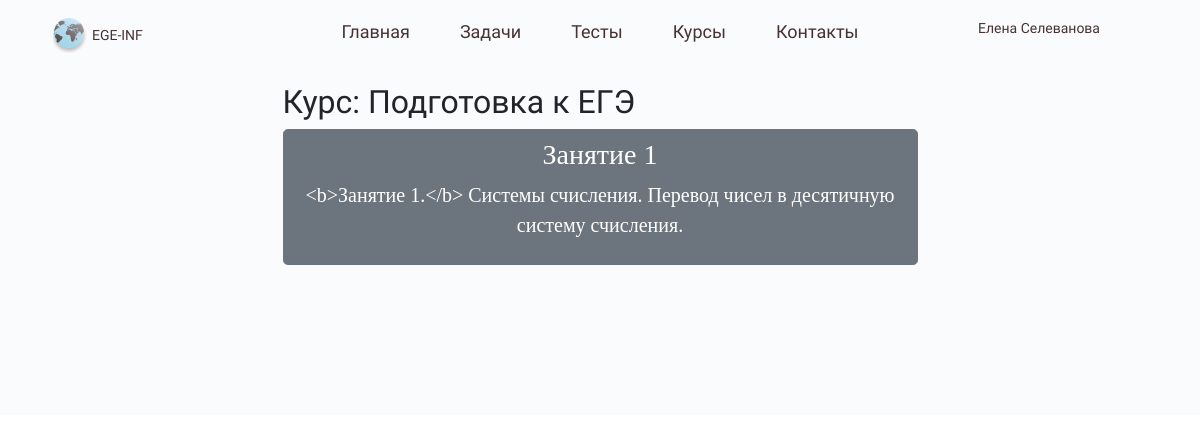
The page /catalog/course/ on the database as committed earlier.
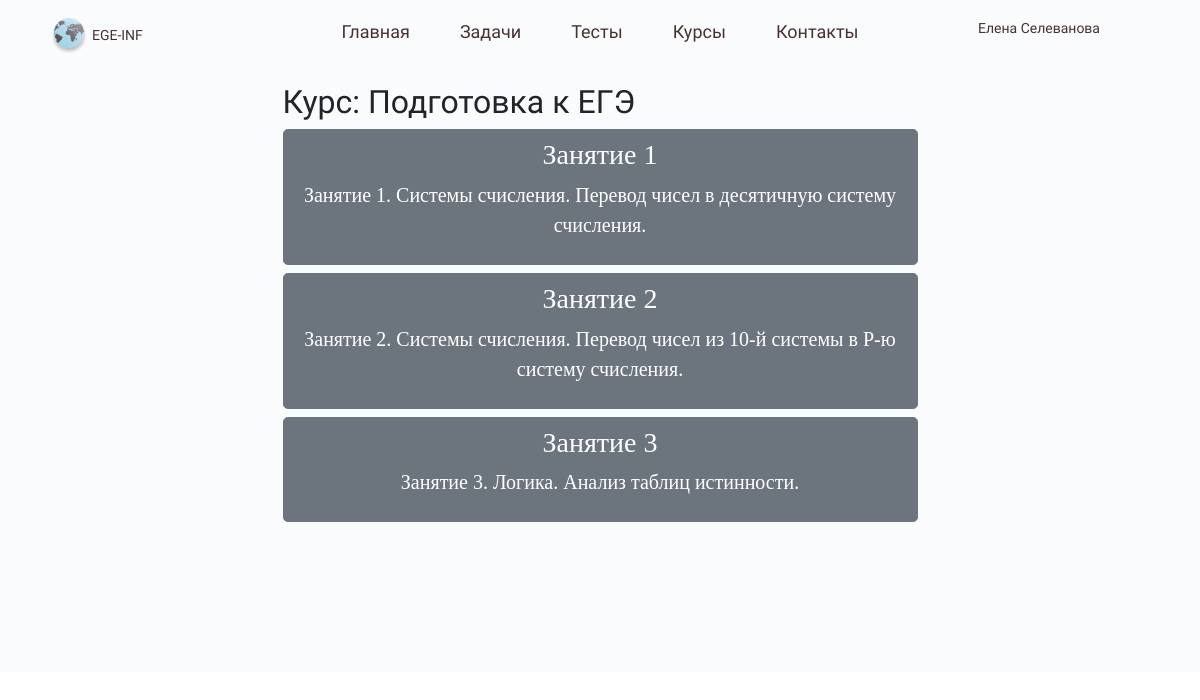
The same page on the database as committed later.
### catalog/models.py (models this page shows, shortened)
class Lesson(models.Model):
    lesson_text = models.CharField('Название', max_length=200)
    course = models.ForeignKey(
        Course,
        on_delete=models.CASCADE,
        verbose_name="Курс"
    )
    author_of_lesson = models.ForeignKey(
        User,
        on_delete=models.CASCADE,
        verbose_name="Автор"
    )
    creation_date = models.DateTimeField('Дата создания')
    publication_date = models.DateTimeField('Дата публикации')

### catalog/views.py (the view)
# urls.py: path('course/', views.CourseView.as_view(), name='course'),
class CourseView(generic.ListView):
    template_name = 'catalog/course.html'
    context_object_name = 'lesson_list'
    def get_queryset(self):
       return Lesson.objects.all()

### catalog/templates/catalog/course.html (shortened to what this page needs)
{% extends "catalog/base_generic.html" %}
{% block content %}
<div class="row justify-content-center">
  <div class="course col-lg-7">
    <h2>Курс: Подготовка к ЕГЭ</h2>
      {% for lesson in lesson_list %}
      <button id="buttonLesson1" type="button"
        class="btn btn-secondary btn-lg btn-block"
        onclick="window.location='{% url 'catalog:lesson_detail' pk=lesson.pk %}'">
        <h3>Занятие {{ forloop.counter }}</h3>
        <p>{{ lesson.lesson_text }}</p>
      </button>
      {% empty %}
           <p>В данном курсе ещё нет уроков.</p>
      {% endfor %}
  </div>
</div>
{% endblock %}

### catalog/templates/catalog/base_generic.html (shortened to what this page needs)
<!DOCTYPE html>
<html lang="en" dir="ltr">
  <head>
    <link rel="stylesheet" href="https://stackpath.bootstrapcdn.com/bootstrap/4.3.1/css/bootstrap.min.css">
    {% load static %}
    <link rel="stylesheet" href="{% static 'css/style.css' %}">
  </head>
  <body>
    <div id="header" class="header">
      <div class="container">
        <div class="d-flex justify-content-between">
          <div class="col-lg-2 p-2">
            <div class="logo">
              <img src="{% static "images/logo.png" %}" alt="EGE-INF">
              <p>EGE-INF</p>
            </div>
          </div>
          <div class="col-lg-6 p-2">
            <nav>
              <ul class="menu d-flex justify-content-center">
                <li class="menu__item"><a href="{% url 'catalog:index'%}">Главная</a></li>
                <li class="menu__item"><a href="#">Задачи</a></li>
                <li class="menu__item"><a href="#">Тесты</a></li>
                <li class="menu__item"><a href="{% url 'catalog:course'%}">Курсы</a></li>
                <li class="menu__item"><a href="#">Контакты</a></li>
              </ul>
            </nav>
          </div>
          <div class="col-lg-2 p-2">
            <div class="">
            <a href="#"><p class="user">Елена Селеванова</p></a>
            </div>
          </div>
        </div>
      </div>
    </div>
    <section id="main" class="main">
      <div class="container">
        {% block content %}{% endblock %}
      </div>
    </section>
    <div id="footer" class="footer">
    </div>
  </body>
</html>

### catalog/static/css/style.css (style rules this page uses)
* { padding: 0; margin: 0; }
body { font-family: 'Comfortaa', sans-serif; }
ul, li { display: block; padding: 0; margin: 0; }
.header { background: rgba(207, 213, 234, 0.1); color: #473232; padding-top: 10px; padding-bottom: 20px; }
.logo p { display: inline; font-size: 14px; font-weight: 500; }
.menu__item { margin: 0 25px; }
.menu__item a { font-size: 18px; font-weight: 500; color: #473232; }
.user { font-size: 14px; font-weight: 500; color: #473232; }
.main { background: rgba(207, 213, 234, 0.1); -webkit-box-align: start; -ms-flex-align: start; align-items: flex-start; }
.course { font-family: 'Times New Roman'; }
.course h2 { font-family: 'Comfortaa', sans-serif; }
.footer { height: 150px; background: rgba(207, 213, 234, 0.1); }

Rows that differ between the two databases and show on the page:
changed Lesson: lesson_text "<b>Занятие 1.</b> Системы счисления. Перевод чисел в десятичную систему счисления." → "Занятие 1. Системы счисления. Перевод чисел в десятичную систему счисления."
added Lesson: lesson_text "Занятие 2. Системы счисления. Перевод чисел из 10-й системы в P-ю систему счисления."
added Lesson: lesson_text "Занятие 3. Логика. Анализ таблиц истинности."
